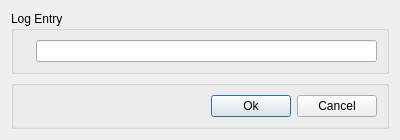
<?xml version="1.0" encoding="UTF-8"?>
<ui version="4.0">
 <class>LogDialog</class>
 <widget class="QDialog" name="LogDialog">
  <property name="geometry">
   <rect>
    <x>0</x>
    <y>0</y>
    <width>400</width>
    <height>129</height>
   </rect>
  </property>
  <property name="windowTitle">
   <string>Dialog</string>
  </property>
  <layout class="QVBoxLayout" name="verticalLayout_2">
   <item>
    <widget class="QGroupBox" name="entryBox">
     <property name="title">
      <string>Log Entry</string>
     </property>
     <layout class="QHBoxLayout" name="horizontalLayout_2">
      <item>
       <widget class="QLabel" name="dateTimeLabel">
        <property name="text">
         <string/>
        </property>
       </widget>
      </item>
      <item>
       <widget class="QLineEdit" name="lineEdit"/>
      </item>
     </layout>
    </widget>
   </item>
   <item>
    <widget class="QGroupBox" name="buttonBox">
     <property name="title">
      <string/>
     </property>
     <layout class="QHBoxLayout" name="horizontalLayout_3">
      <item>
       <spacer name="horizontalSpacer">
        <property name="orientation">
         <enum>Qt::Horizontal</enum>
        </property>
        <property name="sizeHint" stdset="0">
         <size>
          <width>40</width>
          <height>20</height>
         </size>
        </property>
       </spacer>
      </item>
      <item>
       <widget class="QPushButton" name="okButton">
        <property name="text">
         <string>Ok</string>
        </property>
       </widget>
      </item>
      <item>
       <widget class="QPushButton" name="cancelButton">
        <property name="text">
         <string>Cancel</string>
        </property>
       </widget>
      </item>
     </layout>
    </widget>
   </item>
  </layout>
 </widget>
 <resources/>
 <connections/>
</ui>
